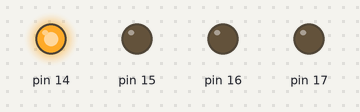
Recording of a sketch running on a simulated Arduino Uno, built with avr-gcc and run on an emulated ATmega328P. Shown: output pins drawn as LEDs (lit = HIGH).

Above: at 0.5 s.
At 1.5 s:
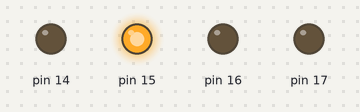
At 2.5 s:
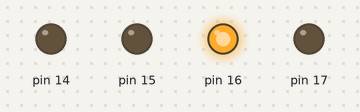
At 3.5 s:
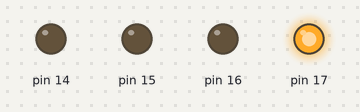
Timing chart, 0 to 5.2 s (numbered marks = the images above):
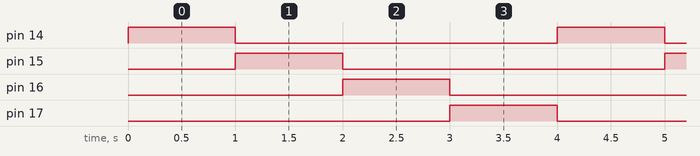

Measured:
- by itself, pin 14–17: alternates HIGH for 1.0 s and LOW for 3.0 s
- by itself, everything shown: repeats every 4.0 s, in 4 steps

The sketch:

sketch_may9aaa.ino
```cpp
#include <avr/io.h>
#include <util/delay.h>

int main(void)
{
    DDRC = 0x0F;

    while (1)
    {
        PORTC = 0x01;
        _delay_ms(1000);

        PORTC = 0x02;
        _delay_ms(1000);

        PORTC = 0x04;
        _delay_ms(1000);

        PORTC = 0x08;
        _delay_ms(1000);
    }
}
```
